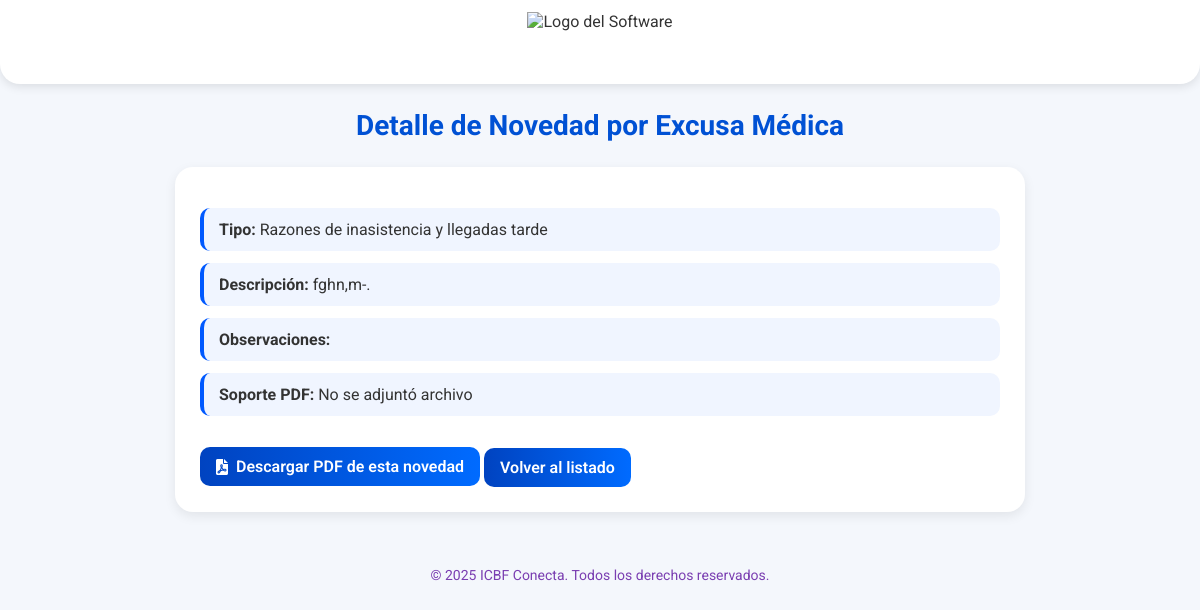
/novedades/detalle/9/, run on the app's committed database.
### novedades/models.py (models this page shows, shortened)
class Novedad(models.Model):
    nino = models.ForeignKey(Nino, on_delete=models.CASCADE)
    docente = models.CharField(max_length=100)
    fecha = models.DateField()
    clase = models.CharField(max_length=100)
    descripcion = models.TextField()
    causa = models.CharField(max_length=255, blank=True)
    disposicion = models.TextField(blank=True)
    acuerdos = models.TextField(blank=True)
    observaciones = models.TextField(blank=True)
    usuario = models.ForeignKey(User, on_delete=models.CASCADE, null=True, blank=True)  # 🔔 quién creó la novedad
    archivo_pdf = models.FileField(upload_to='novedades_pdfs/', blank=True, null=True)
    TIPOS_NOVEDAD = [
        ('a', 'Cambios en los estados de salud'),
        ('b', 'Cambios en el estado emocional'),
        ('c', 'Razones de inasistencia y llegadas tarde'),
        ('d', 'Inapetencia'),
        ('e', 'Cambios de medicamentos'),
        ('f', 'Inasistencia de medicamentos'),
        ('g', 'Sin registro civil'),
        ('h', 'Sin afiliación en salud'),
        ('i', 'Sin esquema de vacunación'),
        ('j', 'Otra'),
    ]
    tipo = models.CharField(max_length=1, choices=TIPOS_NOVEDAD, verbose_name="Tipo de novedad")

### novedades/views.py (the view)
# urls.py: path('detalle/<int:pk>/', novedades_detail, name='novedades_detail'),
def novedades_detail(request, pk):
    novedad = get_object_or_404(Novedad, pk=pk)
    return render(request, 'novedades/detail.html', {'novedad': novedad})  # corregido

### icbfconecta/context_processors.py (called while the page is built)
def user_context(request):
    context = {}
    if request.user.is_authenticated:
        nombre_completo = f"{request.user.nombres} {request.user.apellidos}".strip()
        context['nombre_madre'] = nombre_completo
        if hasattr(request.user, 'madre_profile') and request.user.madre_profile.foto_madre:
            context['foto_perfil_url'] = request.user.madre_profile.foto_madre.url
    return context

### templates/novedades/detail.html (shortened to what this page needs)
{% load static %}
<!DOCTYPE html>
<html lang="es">
<head>
  <link rel="stylesheet" href="https://cdnjs.cloudflare.com/ajax/libs/font-awesome/6.0.0-beta3/css/all.min.css"/>
</head>
<body>
<header>
    <img src="{% static 'img/logoSinFondo.png' %}" alt="Logo del Software" />
</header>
<h2 class="main-title">Detalle de Novedad por Excusa Médica</h2>
<div class="detail-card">
    <ul>
      <li><strong>Tipo:</strong> {{ novedad.get_tipo_display }}</li>
      <li><strong>Descripción:</strong> {{ novedad.descripcion }}</li>
      <li><strong>Observaciones:</strong> {{ novedad.observaciones }}</li>
      {% if novedad.archivo_pdf %}
      <li>
        <strong>Soporte PDF:</strong>
        <a href="{{ novedad.archivo_pdf.url }}" target="_blank">Ver PDF</a> |
        <a href="{{ novedad.archivo_pdf.url }}" download>Descargar PDF</a>
      </li>
      {% else %}
      <li><strong>Soporte PDF:</strong> No se adjuntó archivo</li>
      {% endif %}
    </ul>
    <a href="{% url 'novedades:novedades_pdf' novedad.id %}" class="btn-mini-historial">
        <i class="fas fa-file-pdf"></i> Descargar PDF de esta novedad
    </a>
    <a href="{% url 'historial_asistencia' novedad.nino.id %}" class="btn-mini-historial">Volver al listado</a>
</div>
<footer>
  © 2025 ICBF Conecta. Todos los derechos reservados.
</footer>
</body>
</html>

### templates/novedades/detail.html (style rules this page uses)
body { font-family: 'Roboto', sans-serif; margin: 0; background: #f4f7fc; color: #333; }
header { background: #ffffff; padding: 12px 35px; display: flex; align-items: center; justify-content: center; border-radius: 0 0 20px 20px; box-shadow: 0 3px 10px rgba(0,0,0,0.1); }
header img { height: 60px; }
.main-title { text-align: center; font-size: 28px; color: #0051d4; margin-top: 25px; font-weight: 700; }
.detail-card { background: #ffffff; width: 90%; max-width: 800px; margin: 25px auto; padding: 25px; border-radius: 18px; box-shadow: 0 4px 12px rgba(0,0,0,0.08); }
.detail-card ul { list-style: none; padding: 0; }
.detail-card li { background: #f0f5ff; margin-bottom: 12px; padding: 12px 15px; border-radius: 10px; font-size: 16px; border-left: 4px solid #0059ff; }
.btn-mini-historial { display: inline-flex; align-items: center; gap: 8px; background: linear-gradient(90deg,#0043c0,#006bff); color: white; padding: 10px 16px; border-radius: 10px; text-decoration: none; font-weight: 600; margin-top: 15px; }
footer { margin-top: 30px; background: transparent; font-size: 14px; color: #7a3eb1; text-align: center; padding: 25px 0; }

### data on the page
Novedad: tipo "Razones de inasistencia y llegadas tarde", descripcion "fghn,m-."
